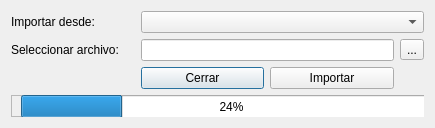
<?xml version="1.0" encoding="UTF-8"?>
<ui version="4.0">
 <class>frm_importa_oe</class>
 <widget class="QDialog" name="frm_importa_oe">
  <property name="geometry">
   <rect>
    <x>0</x>
    <y>0</y>
    <width>435</width>
    <height>128</height>
   </rect>
  </property>
  <property name="windowTitle">
   <string>Importa familiares</string>
  </property>
  <layout class="QGridLayout" name="gridLayout">
   <item row="0" column="0">
    <widget class="QLabel" name="lbl_0">
     <property name="text">
      <string>Importar desde:</string>
     </property>
    </widget>
   </item>
   <item row="0" column="1" colspan="3">
    <widget class="QComboBox" name="comboBox"/>
   </item>
   <item row="1" column="0">
    <widget class="QLabel" name="lbl_1">
     <property name="text">
      <string>Seleccionar archivo:</string>
     </property>
    </widget>
   </item>
   <item row="1" column="1" colspan="2">
    <widget class="QLineEdit" name="lineEdit"/>
   </item>
   <item row="1" column="3">
    <widget class="QToolButton" name="toolButton">
     <property name="text">
      <string>...</string>
     </property>
     <property name="icon">
      <iconset>
       <normaloff>../../img/file-excel-solid.svg</normaloff>../../img/file-excel-solid.svg</iconset>
     </property>
    </widget>
   </item>
   <item row="2" column="1">
    <widget class="QPushButton" name="btn_cerrar">
     <property name="text">
      <string>Cerrar</string>
     </property>
    </widget>
   </item>
   <item row="3" column="0" colspan="4">
    <widget class="QFrame" name="frame">
     <property name="frameShape">
      <enum>QFrame::StyledPanel</enum>
     </property>
     <property name="frameShadow">
      <enum>QFrame::Raised</enum>
     </property>
     <widget class="QProgressBar" name="progressBar">
      <property name="geometry">
       <rect>
        <x>10</x>
        <y>0</y>
        <width>421</width>
        <height>23</height>
       </rect>
      </property>
      <property name="value">
       <number>24</number>
      </property>
     </widget>
    </widget>
   </item>
   <item row="2" column="2">
    <widget class="QPushButton" name="btn_importar">
     <property name="text">
      <string>Importar</string>
     </property>
    </widget>
   </item>
  </layout>
 </widget>
 <resources/>
 <connections/>
</ui>
